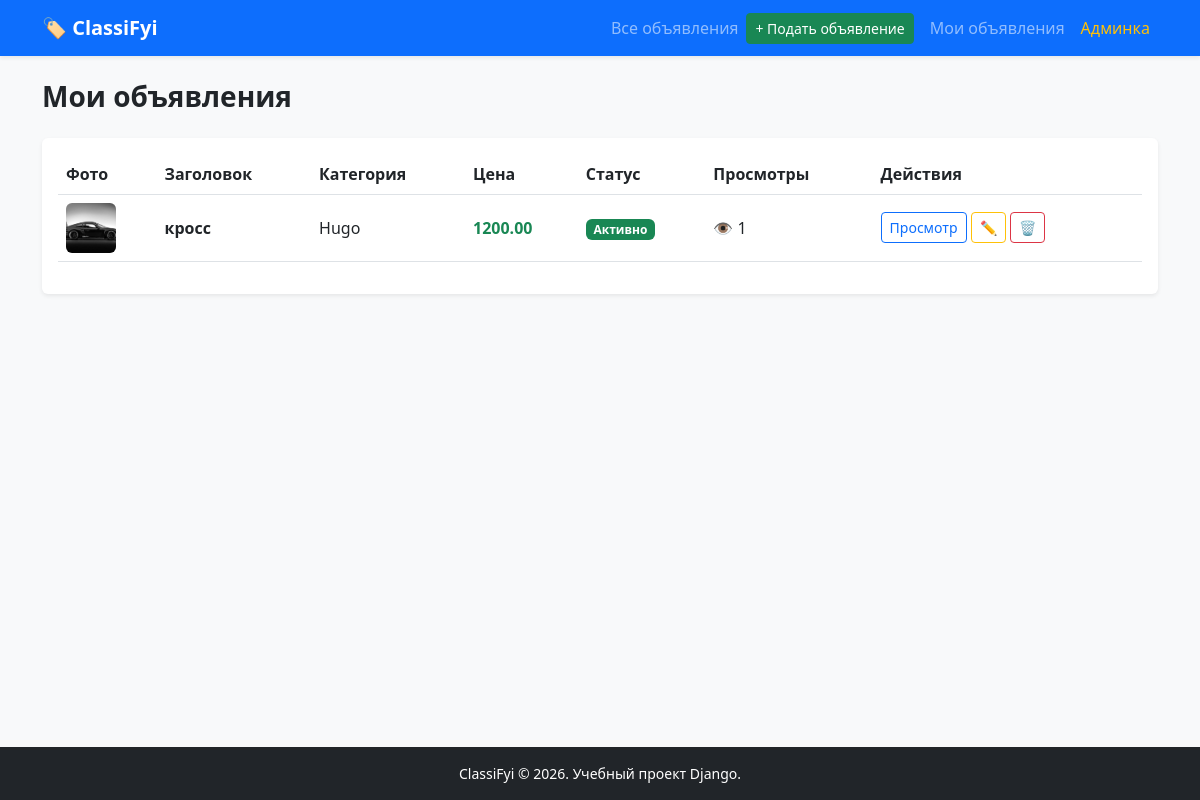
Before: /my-ads/ (signed in) with the older database file.
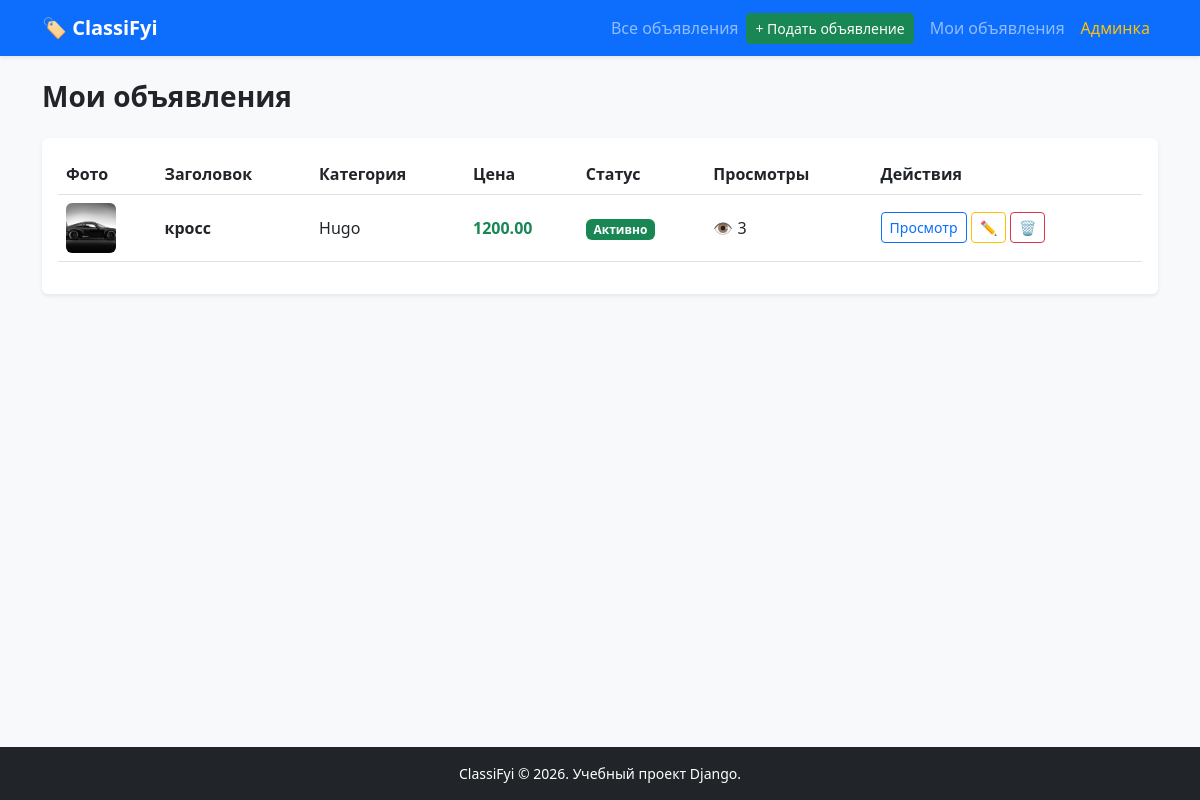
After: the same page with the newer database file.
### ads/models.py (models this page shows, shortened)
class Ad(models.Model):
    STATUS_CHOICES = (
        ('active', 'Активно'),
        ('sold', 'Продано'),
    )
    title = models.CharField(max_length=200, verbose_name="Заголовок")
    description = models.TextField(verbose_name="Описание")
    price = models.DecimalField(max_digits=10, decimal_places=2, verbose_name="Цена")
    image = models.ImageField(upload_to='ads_main/', verbose_name="Главное фото", blank=True, null=True)
    category = models.ForeignKey(
        Category,
        on_delete=models.CASCADE,
        related_name='ads',
        verbose_name="Категория"
    )
    author = models.ForeignKey(
        User,
        on_delete=models.CASCADE,
        related_name='ads',
        verbose_name="Автор"
    )
    status = models.CharField(
        max_length=10,
        choices=STATUS_CHOICES,
        default='active',
        verbose_name="Статус"
    )
    views_count = models.PositiveIntegerField(default=0, verbose_name="Просмотры")
    created_at = models.DateTimeField(auto_now_add=True, verbose_name="Дата создания")
    class Meta:
        verbose_name = "Объявление"
        verbose_name_plural = "Объявления"
        ordering = ['-created_at']

class Category(models.Model):
    name = models.CharField(max_length=100, verbose_name="Название категории")
    slug = models.SlugField(max_length=100, unique=True, verbose_name="URL-метка (slug)")
    class Meta:
        verbose_name = "Категория"
        verbose_name_plural = "Категории"
        ordering = ['name']

### ads/views.py (the view)
# urls.py: path('my-ads/', views.MyAdsListView.as_view(), name='my_ads'),
class MyAdsListView(LoginRequiredMixin, ListView):
    model = Ad
    template_name = 'ads/my_ads.html'
    context_object_name = 'ads'
    def get_queryset(self):
        return Ad.objects.filter(author=self.request.user).select_related('category')

### ads/templates/ads/my_ads.html (shortened to what this page needs)
{% extends 'ads/base.html' %}
{% block content %}
<h1 class="h3 fw-bold mb-4">Мои объявления</h1>
<div class="table-responsive bg-white rounded shadow-sm p-3">
    <table class="table table-hover align-middle">
        <thead>
            <tr>
                <th>Фото</th>
                <th>Заголовок</th>
                <th>Категория</th>
                <th>Цена</th>
                <th>Статус</th>
                <th>Просмотры</th>
                <th>Действия</th>
            </tr>
        </thead>
        <tbody>
            {% for ad in ads %}
                <tr>
                    <td>
                        {% if ad.image %}
                            <img src="{{ ad.image.url }}" class="rounded" style="width: 50px; height: 50px; object-fit: cover;">
                        {% else %}
                            <div class="bg-secondary rounded text-white text-center py-2" style="width: 50px; height: 50px; font-size: 10px;">Нет фото</div>
                        {% endif %}
                    </td>
                    <td class="fw-bold">{{ ad.title }}</td>
                    <td>{{ ad.category.name }}</td>
                    <td class="text-success fw-bold">{{ ad.price }}</td>
                    <td>
                        {% if ad.status == 'active' %}
                            <span class="badge bg-success">Активно</span>
                        {% else %}
                            <span class="badge bg-secondary">Продано</span>
                        {% endif %}
                    </td>
                    <td>👁️ {{ ad.views_count }}</td>
                    <td>
                        <a href="{% url 'ads:ad_detail' ad.pk %}" class="btn btn-sm btn-outline-primary" title="Просмотр">Просмотр</a>
                        <a href="{% url 'ads:ad_update' ad.pk %}" class="btn btn-sm btn-outline-warning" title="Редактировать">✏️</a>
                        <a href="{% url 'ads:ad_delete' ad.pk %}" class="btn btn-sm btn-outline-danger" title="Удалить">🗑️</a>
                    </td>
                </tr>
            {% empty %}
                <tr>
                    <td colspan="7" class="text-center text-muted py-4">У вас пока нет созданных объявлений.</td>
                </tr>
            {% endfor %}
        </tbody>
    </table>
</div>
{% endblock %}

Changed rows visible on the page:
changed Ad "кросс": views_count "1" → "3"
